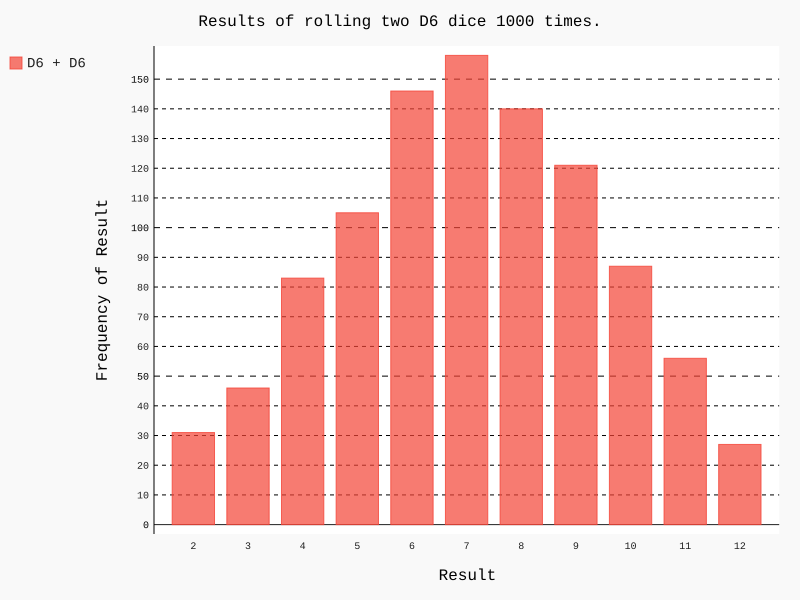

Python code for this plot:
# Import this Main library for coding that allows saving resulted chart
# to a picture-file, thatis interactive when opend in browser
import pygal 
#Import our Die-сlass (Кубик с 6 сторонами по умолчанию)
from die import Die 
'''
After creating two instances of Die, we roll the dice and calculate
the sum of the two dice for each roll. The largest possible result (12) 
is the sum of the largest number on both dice, which we store in max_result.
The smallest possible result (2) is the sum of the smallest number on both
dice. When we analyze the results, we count the number of results for each
value between 2 and max_result. (We could have used range(2, 13), but
this would work only for two D6 dice. When modeling real-world situations,
it's best to write code that can easily model a variety of situations. This code
allows us to simulate rolling a pair of dice with any number of sides.)
When creating the chart, we update the title and the labels for the x-axis
and data series x. (If the list x_labels were much longer, it would make sense
to write a loop to generate this list automatically.)
As we see, when usinf 2 D6-dices the most popular sum of 2 dice = 7 !!!!
because there are six ways to roll a 7, namely: 1 and 6, 2 and 5, 3 
and 4, 4 and 3, 5 and 2, or 6 and 1.
'''


#=====================================================
# Create two D6 dice.
die_1 = Die()
die_2 = Die()

# Create empty list and store there our random die's results for 1000 attempts
results = []
for roll_num in range(1000):
    result = die_1.roll() + die_2.roll()
    results.append(result)
#------------------------------------------------------------------------
# Analyze the results.
frequencies = []
max_result = die_1.num_sides + die_2.num_sides

for value in range(2, max_result+1):
    frequency = results.count(value)
    frequencies.append(frequency)
#print("====================== FREQUENCY ============================")
#print(frequencies)
#====================================================================
# Visualize the results.
hist = pygal.Bar()
# Tune chart
hist.title = "Results of rolling two D6 dice 1000 times."
hist.x_labels = ['2', '3', '4', '5', '6', '7', '8', '9', '10', '11', '12']

hist.x_title = "Result"
hist.y_title = "Frequency of Result"
# Add a series of values to the chart
hist.add('D6 + D6', frequencies)
# Save resulted chart to file, which expects a filename 
# with the .svg extension. Notice that Pygal has made 
# the chart interactive: hover your cursor over any bar 
# in the chart and you’ll see the data associated with it. 
# This feature is particularly useful when plotting multiple 
# data sets on the same chart.
hist.render_to_file('Projects/RollingDiceWithPygal/two_die_visual.svg') 
